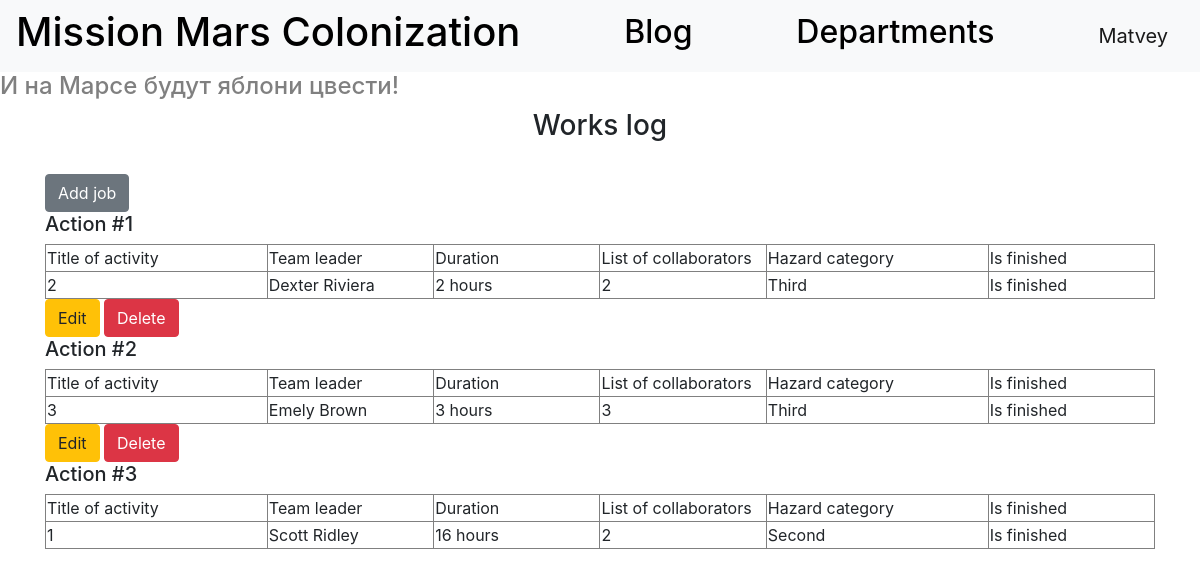
/ (signed in), run on the app's committed database.
### data/users_model.py (models this page shows, shortened)
class User(SqlAlchemyBase, UserMixin):
    __tablename__ = 'users'
    id = sqlalchemy.Column(sqlalchemy.Integer,
                           primary_key=True, autoincrement=True)
    surname = sqlalchemy.Column(sqlalchemy.String, nullable=True)
    name = sqlalchemy.Column(sqlalchemy.String, nullable=True)
    age = sqlalchemy.Column(sqlalchemy.Integer, nullable=True)
    position = sqlalchemy.Column(sqlalchemy.String, nullable=True)
    speciality = sqlalchemy.Column(sqlalchemy.String, nullable=True)
    address = sqlalchemy.Column(sqlalchemy.String, nullable=True)
    email = sqlalchemy.Column(sqlalchemy.String, unique=True, nullable=True)
    hashed_password = sqlalchemy.Column(sqlalchemy.String, nullable=True)
    modified_date = sqlalchemy.Column(sqlalchemy.DateTime, default=datetime.datetime.now)
    news = orm.relation("News", back_populates='user')
    jobs = orm.relation("Jobs", back_populates='user')
    deps = orm.relation("Department", back_populates='user')

### data/jobs_model.py (models this page shows)
class Jobs(SqlAlchemyBase):
    __tablename__ = 'jobs'
    id = sqlalchemy.Column(sqlalchemy.Integer,
                           primary_key=True, autoincrement=True)
    team_leader = sqlalchemy.Column(sqlalchemy.Integer, sqlalchemy.ForeignKey("users.id"), nullable=True)
    job = sqlalchemy.Column(sqlalchemy.String, nullable=True)
    work_size = sqlalchemy.Column(sqlalchemy.Integer, nullable=True)
    collaborators = sqlalchemy.Column(sqlalchemy.String, nullable=True)
    start_date = sqlalchemy.Column(sqlalchemy.DateTime, nullable=True)
    end_date = sqlalchemy.Column(sqlalchemy.DateTime, nullable=True)
    is_finished = sqlalchemy.Column(sqlalchemy.Boolean, nullable=True)
    creator = sqlalchemy.Column(sqlalchemy.Integer, nullable=True)
    user = orm.relation('User')
    categories = orm.relation("CategoryJob",
                              secondary="jobs_to_category",
                              backref="jobs")

### data/categories.py (models this page shows)
class CategoryJob(SqlAlchemyBase):
    __tablename__ = 'job_category'
    id = sqlalchemy.Column(sqlalchemy.Integer, primary_key=True,
                           autoincrement=True)
    name = sqlalchemy.Column(sqlalchemy.String, nullable=True)

### main.py (the view)
@app.route("/")
def index():
    session = db_session.create_session()
    jobs = session.query(Jobs).all()
    return render_template("works_log.html", title="Mars Colonization", jobs=jobs)

### data/db_session.py (called while the page is built)
def create_session() -> Session:
    global __factory
    return __factory()

### main.py (called while the page is built)
@login_manager.user_loader
def load_user(user_id):
    session = db_session.create_session()
    return session.query(User).get(user_id)

### templates/works_log.html
{% extends "base.html" %}
{% block content %}
<h3 align="center">Works log</h3> <br/>
{% if current_user.is_authenticated %}
    <a href="addjob" class="btn btn-secondary">Add job</a>
{% endif %}
{% for item in jobs%}
<div>
    <h5>Action #{{item.id}}</h5>
    <div>
        <table border="1" width="100%">
           <tr>
               <td width="20%">Title of activity</td>
               <td width="15%">Team leader</td>
               <td width="15%">Duration</td>
               <td width="15%">List of collaborators</td>
               <td width="20%">Hazard category</td>
               <td width="15%">Is finished</td>
           </tr>
            <tr>
               <td>{{item.job}}</td>
               <td>{{item.user.surname}} {{item.user.name}}</td>
               <td>{{item.work_size}} hours</td>
               <td>{{item.collaborators}}</td>
                <td>{{item.categories[0].name}}</td>
               {% if item.is_finished %}
                <td>Is finished</td>
               {% else %}
                <td>Is not finished</td>
               {% endif %}
           </tr>
        </table>
    </div>
    {% if current_user.is_authenticated and (current_user.id == item.creator or current_user.id == 1) %}
        <div>
            <a href="/addjob/{{ item.id }}" class="btn btn-warning">Edit</a>
            <a href="/job_delete/{{ item.id }}" class="btn btn-danger">Delete</a>
        </div>
    {% endif %}
</div>
{% endfor %}
{% endblock %}

### templates/base.html (shortened to what this page needs)
<!doctype html>
<html lang="en">
<head>
    <link rel="stylesheet"
          href="https://stackpath.bootstrapcdn.com/bootstrap/4.4.1/css/bootstrap.min.css"
>
</head>
<body>
<header>
    <nav class="navbar navbar-light bg-light">
        <h1><a href="/" style="text-decoration: none; color: black;">Mission Mars Colonization</a></h1>
        <h2><a href="/blog" style="text-decoration: none; color: black;">Blog</a></h2>
        <h2><a href="/departments" style="text-decoration: none; color: black;">Departments</a></h2>
        {% if current_user.is_authenticated %}
            <a class="navbar-brand" href="/logout">{{ current_user.name }}</a>
        {% else %}
            <p>
                <a class="btn btn-primary " href="/register">Sign up</a>
                <a class="btn btn-success" href="/login">Sign in</a>
            </p>
        {% endif %}
    </nav>
</header>
<h4>И на Марсе будут яблони цвести!</h4>
<main role="main" class="container">
    {% block content %}{% endblock %}
</main>
</body>
</html>

### templates/base.html (style rules this page uses)
h4 { color: grey; }

### data on the page
User: name "Matvey"
Jobs: id "1", job "2", user.surname "Dexter", user.name "Riviera", work_size "2", collaborators "2", name "Third", is_finished "Is finished"
Jobs: id "2", job "3", user.surname "Emely", user.name "Brown", work_size "3", collaborators "3", name "Third", is_finished "Is finished"
Jobs: id "3", job "1", user.surname "Scott", user.name "Ridley", work_size "16", collaborators "2", name "Second", is_finished "Is finished"
